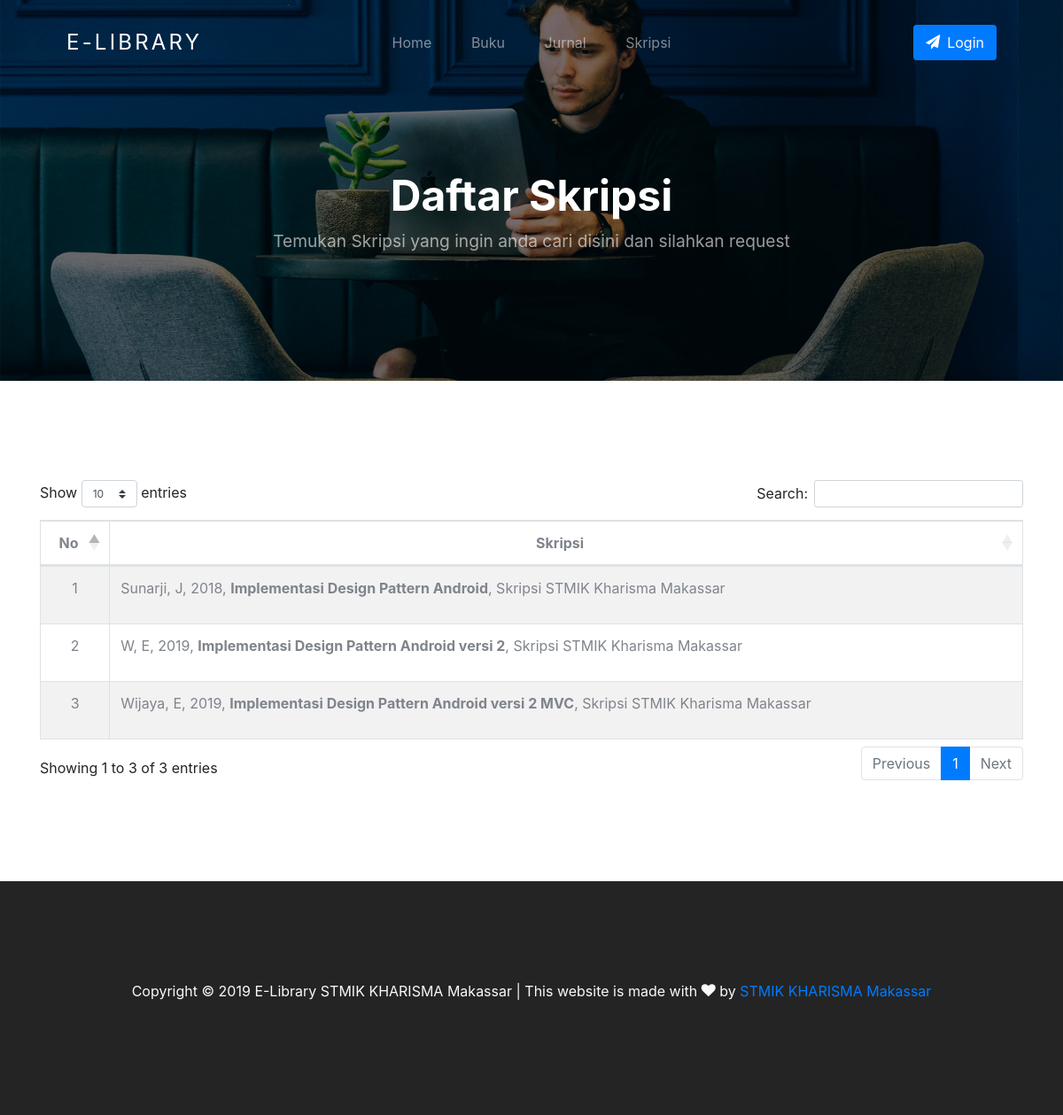
Page /index.php/skripsi/daftarSkripsi on the committed database.
### tables this page shows
CREATE TABLE `skripsi` (
  `id_skripsi` varchar(20) NOT NULL,
  `judul_skripsi` varchar(200) NOT NULL,
  `thn_terbit` int(4) NOT NULL,
  `jurusan` varchar(40) NOT NULL,
  `lulusan` varchar(40) NOT NULL,
  `tanggal` datetime NOT NULL
);

CREATE TABLE `pengarang` (
  `id_pengarang` varchar(15) NOT NULL,
  `nama_depan` varchar(20) NOT NULL,
  `nama_belakang` varchar(20) NOT NULL,
  `institusi` varchar(30) DEFAULT NULL
);

### application/core/MY_Loader.php (called while the page is built, shortened)
<?php
class MY_Loader extends CI_Loader
{
    public function template($template_name, $vars = array(), $return = FALSE)
    {
        if ($return):
            $content = $this->view('layout/header', $vars, $return);
            $content .= $this->view($template_name, $vars, $return);
            $content .= $this->view('layout/footer', $vars, $return);
            return $content;
        else:
            $this->view($template_name, $vars);
        endif;
    }
}
?>

### application/controllers/Skripsi.php (called while the page is built, shortened)
<?php
class Skripsi extends CI_Controller
{
    public function __construct()
    {
        $this->load->model('Skripsi_model');
    }
    public function daftarSkripsi()
    {
        $data['daftarSkripsi'] = $this->Skripsi_model->daftarSkripsi()->result();
        $this->load->template('daftarskripsi', $data);
    }
}

### index.php (called while the page is built, shortened)
<?php
require_once BASEPATH.'core/CodeIgniter.php';

### application/models/Skripsi_model.php (called while the page is built, shortened)
<?php
class Skripsi_model extends CI_Model
{
    public function daftarSkripsi()
    {
        return $this->db->query('SELECT `skripsi`.`id_skripsi`, `skripsi`.`judul_skripsi`, `skripsi`.`thn_terbit`, `skripsi`.`jurusan`, `skripsi`.`lulusan`, `skripsipengarang`.`pembimbing1`, `skripsipengarang`.`pembimbing2`, `pengarang`.`nama_depan`, `pengarang`.`nama_belakang` FROM `skripsi` INNER JOIN `skripsipengarang` ON `skripsipengarang`.`id_skripsi` = `skripsi`.`id_skripsi` INNER JOIN `pengarang` ON `skripsipengarang`.`id_pengarang` = `pengarang`.`id_pengarang`');
    }
}

### application/views/daftarskripsi.php (the view, shortened to what this page needs)
<section class="home-section section-hero inner-page overlay bg-image"
         style="background-image: url('<?php echo base_url(); ?>assets/images/hero_1.jpg');" id="home-section">
    <div class="container">
        <div class="row align-items-center justify-content-center">
            <div class="col-md-12">
                <div class="mb-5 text-center">
                    <h1 class="text-white font-weight-bold">Daftar Skripsi</h1>
                    <p>Temukan Skripsi yang ingin anda cari disini dan silahkan request</p>
                </div>
            </div>
        </div>
    </div>
</section>
<section class="site-section">
    <div class="container">
        <div class="md-12">
            <div class="table-responsive">
                <table id="example1" class="table table-bordered table-striped">
                    <thead>
                    <tr>
                        <th class="text-center">No</th>
                        <th class="text-center">Skripsi</th>
                    </tr>
                    </thead>
                    <tbody>
                    <?php
                    $no = 1;
                    foreach ($daftarSkripsi as $u) {
                        ?>
                        <tr>
                            <td class="text-center"><?php echo $no++ ?></td>
                            <td class="text-center">
                                <p style="margin-left: .5in; text-indent: -.5in;" align="justify">
                                    <?php echo $u->nama_belakang ?>, <?php echo substr($u->nama_depan,0,1) ?>, <?php echo $u->thn_terbit ?>,
                                    <strong><?php echo $u->judul_skripsi ?></strong>, Skripsi STMIK Kharisma Makassar
                                </p>
                            </td>
                        </tr>
                    <?php } ?>
                    </tbody>
                </table>
            </div>
        </div>
    </div>
</section>

### assets/css/style.css (style rules this page uses)
body { font-weight: 400; font-size: 1rem; line-height: 1.7; position: relative; }
body:after { content: ""; position: absolute; top: 0; left: 0; right: 0; bottom: 0; background: rgba(0, 0, 0, 0.7); z-index: 100; opacity: 0; visibility: hidden; -webkit-transition: .3s all ease; -o-transition: .3s all ease; transition: .3s all ease; }
h1, h2, h3, h4 { color: #000; }
.site-section { padding-top: 7rem; padding-bottom: 7rem; position: relative; z-index: 2; }
.home-section { position: relative; }
.home-section > .container { z-index: 2; position: relative; }
.home-section h1 { font-size: 3rem; color: #fff; font-weight: 200; }
.home-section p { font-size: 1.2rem; color: rgba(255, 255, 255, 0.6); }
.bg-image { background-size: cover; background-position: center center; background-repeat: no-repeat; }
.section-hero, .section-hero > .container > .row { height: 100vh; min-height: 900px; }
.section-hero.inner-page, .section-hero.inner-page > .container > .row { height: auto; min-height: auto; padding-top: 6em; padding-bottom: 3em; }
.section-hero.overlay, .section-hero.overlay-2 { position: relative; }
.section-hero.overlay:before, .section-hero.overlay-2:before { z-index: 1; position: absolute; content: ""; top: 0; left: 0; right: 0; bottom: 0; background: rgba(0, 0, 0, 0.5); }
.section-hero > .container { z-index: 2; position: relative; }

### rows in the picture
skripsi: pengarang.nama_belakang "Sunarji", pengarang.nama_depan "J", thn_terbit "2018", judul_skripsi "Implementasi Design Pattern Android"
skripsi: pengarang.nama_belakang "W", pengarang.nama_depan "E", thn_terbit "2019", judul_skripsi "Implementasi Design Pattern Android versi 2"
skripsi: pengarang.nama_belakang "Wijaya", pengarang.nama_depan "E", thn_terbit "2019", judul_skripsi "Implementasi Design Pattern Android versi 2 MVC"
